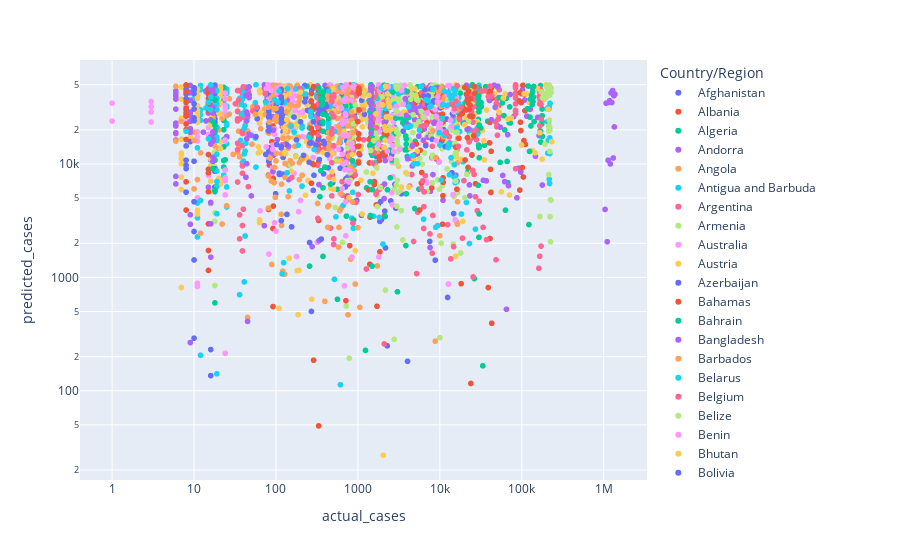

Here is the notebook cell this chart was saved with:
### Code cell
# fig = px.line(df, x="year", y="lifeExp", color='country')
# fig.show()
fig = px.scatter(rated_df,
                 x='actual_cases', 
                 y='predicted_cases', 
                 color='Country/Region',
                 log_y=True,
                 log_x=True
                )
fig.show()
